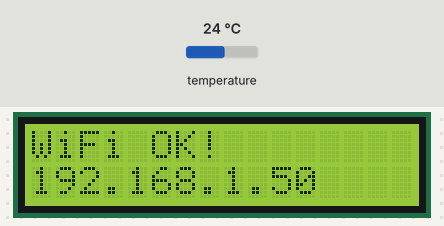
Recording of a sketch running on a simulated ESP32. Shown: 16×2 character LCD. Inputs (shaded band) come from the test bench; at power-on: temperature 24 °C. WiFi joins after 1.5 s; servers stay silent unless stated; uploads are accepted with an empty reply; random numbers use the default seed unless the sketch sets one; what the sketch prints to the serial monitor is not drawn.

Above: at 3.7 s.
At 6.8 s:
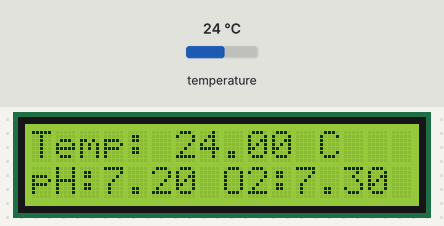
6.9 s: temperature set to 12 °C
At 10.3 s:
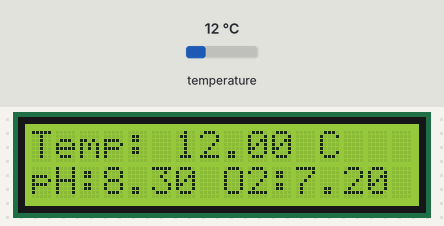
13.5 s: temperature set to 19 °C
At 15.3 s:
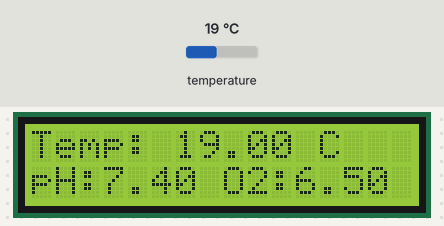
19.1 s: temperature set to 28 °C
At 21.5 s:
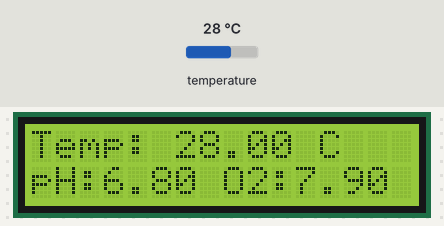
Timing chart, 0 to 23.0 s (numbered marks = the images above; inputs shaded):
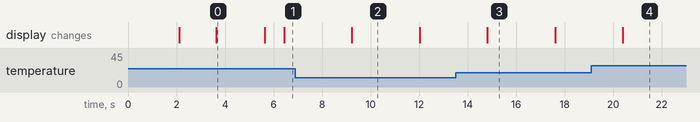

Measured:
- what the display in image 0 shows lasts 2.0 s, from 3.6 s to 5.6 s
- what the display in image 2 shows lasts 2.8 s, from 9.2 s to 12.0 s

The sketch:

post.ino
```cpp
#include <Wire.h>
#include <LiquidCrystal_I2C.h>
#include <OneWire.h>
#include <DallasTemperature.h>
#include <WiFi.h>
#include <HTTPClient.h>
#include <ArduinoJson.h>
#include <WiFiManager.h>

LiquidCrystal_I2C lcd(0x27, 16, 2);

#define ONE_WIRE_BUS 4
OneWire oneWire(ONE_WIRE_BUS);
DallasTemperature sensors(&oneWire);

float tempGlobal   = 0;
float phGlobal     = 0;
float turbGlobal   = 0;
float oxGlobal     = 0;
bool  datosListos  = false;

// Hilo para enviar datos sin bloquear
void tareaEnvio(void* param) {
  while (true) {
    if (datosListos && WiFi.status() == WL_CONNECTED) {
      HTTPClient http;
      http.setTimeout(2000);

      auto enviar = [&](int sensor, float valor) {
        StaticJsonDocument<200> doc;
        doc["sensor"] = sensor;
        doc["valor"]  = valor;
        String body;
        serializeJson(doc, body);
        http.begin("http://10.191.75.8:5000/sendDato");
        http.addHeader("Content-Type", "application/json");
        http.POST(body);
        http.end();
      };

      enviar(2, tempGlobal);
      enviar(1, phGlobal);
      enviar(3, turbGlobal);
      enviar(4, oxGlobal);

      datosListos = false;
    }
    vTaskDelay(100 / portTICK_PERIOD_MS);
  }
}

void setup() {
  Serial.begin(115200);
  sensors.begin();

  lcd.init();
  lcd.backlight();
  lcd.setCursor(0, 0);
  lcd.print("Iniciando...");
  delay(2000);
  lcd.clear();

  WiFiManager wm;
  lcd.setCursor(0, 0);
  lcd.print("Conectando WiFi");

  bool res = wm.autoConnect("ESP32_Config");

  if (!res) {
    lcd.clear();
    lcd.print("WiFi fallido");
    delay(3000);
    ESP.restart();
  }

  lcd.clear();
  lcd.setCursor(0, 0);
  lcd.print("WiFi OK!");
  lcd.setCursor(0, 1);
  lcd.print(WiFi.localIP());
  delay(2000);
  lcd.clear();

  // Inicia el hilo de envío
  xTaskCreate(tareaEnvio, "EnvioAPI", 8192, NULL, 1, NULL);
}

void loop() {
  static unsigned long lastSend = 0;

  sensors.requestTemperatures();
  float temperatura = sensors.getTempCByIndex(0);

  float ph       = random(65, 85) / 10.0;
  float turbidez = random(1, 10);
  float oxigeno  = random(50, 100) / 10.0;

  // LCD
  lcd.setCursor(0, 0);
  lcd.print("Temp: ");
  if (temperatura == DEVICE_DISCONNECTED_C) {
    lcd.print("Error   ");
  } else {
    lcd.print(temperatura);
    lcd.print(" C   ");
  }

  lcd.setCursor(0, 1);
  lcd.print("pH:");
  lcd.print(ph);
  lcd.print(" O2:");
  lcd.print(oxigeno);

  Serial.print("Temp: "); Serial.println(temperatura);

  // Cada 5s manda datos al hilo
  if (millis() - lastSend >= 5000) {
    lastSend    = millis();
    tempGlobal  = temperatura;
    phGlobal    = ph;
    turbGlobal  = turbidez;
    oxGlobal    = oxigeno;
    datosListos = true;
  }

  delay(2000);
}
```
